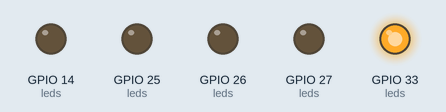
Recording of a sketch running on a simulated ESP32. On the bench: output pins drawn as LEDs (lit = HIGH).

Above: at 0.8 s.
At 1.2 s:
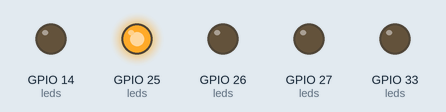
At 1.4 s:
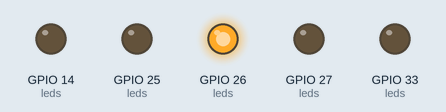
At 1.6 s:
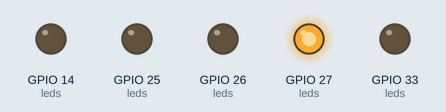
At 4.0 s:
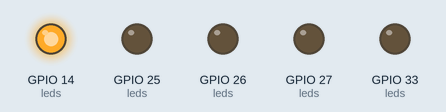
Timing chart, 0 to 4.7 s (numbered marks = the images above):
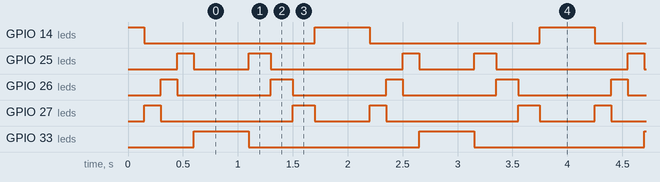

The sketch:

ESP32_Sequential_LED_Animation.ino
```cpp
/*
*Universidad Nacional Autónoma de México
 *Facultad de Ciencias
 *Licenciatura en Ciencias de la Computación
 *Seminario de Ciencias de la Computación A: Introducción al Internet de las Cosas
 *
 *Escrito por: Levi Iparrea Granados
 */

//Defino pines
#define led1 14
#define led2 27
#define led3 26
#define led4 25
#define led5 33

//Defino los leds de uso en un arreglo
const int leds[5] = {led1, led2, led3, led4, led5};

  void setup() {
  // put your setup code here, to run once:
  for (int i = 0; i < 5 ; i++) {
    pinMode(leds[i], OUTPUT);
  }
}

void loop() {
  // put your main code here, to run repeatedly:
  for (int i = 0; i < 5; i++) {
    digitalWrite(leds[i], HIGH);
    digitalWrite(leds[i-1], LOW);
    delay(150);
  }
  delay(150);

  for (int i = 4; i >= 0; i--) {
    digitalWrite(leds[i], HIGH);
    digitalWrite(leds[i+1], LOW);
    delay(200);
  }
  delay(150);

}
```

Measured:
- by itself, GPIO 14 (leds): repeats every 2.1 s: LOW 1.6 s, HIGH 0.50 s
- by itself, GPIO 25 (leds): repeats every 2.1 s: LOW 0.50 s, HIGH 0.20 s, LOW 1.2 s, HIGH 0.15 s
- by itself, GPIO 26 (leds): alternates HIGH for 0.15 s and LOW for 0.85 s
- by itself, GPIO 27 (leds): repeats every 2.1 s: LOW 1.2 s, HIGH 0.20 s, LOW 0.50 s, HIGH 0.15 s
- by itself, GPIO 33 (leds): alternates HIGH for 0.50 s and LOW for 1.6 s
